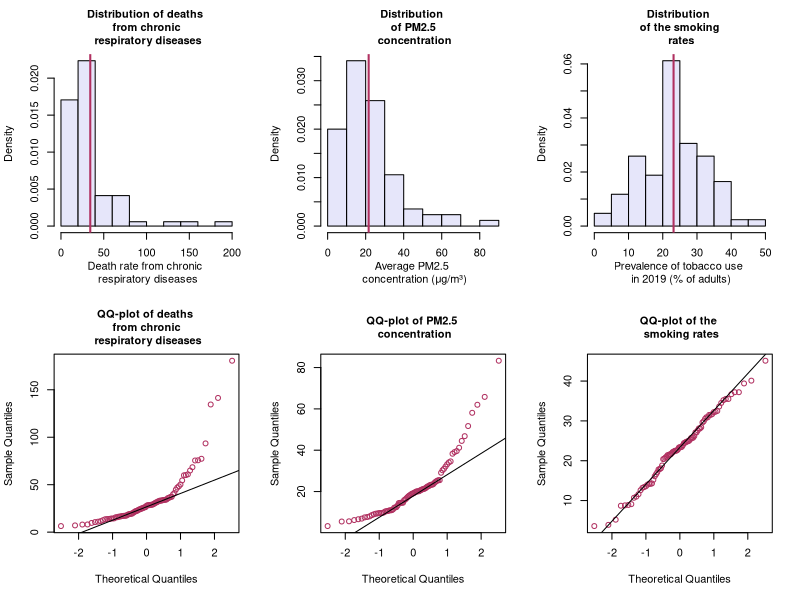
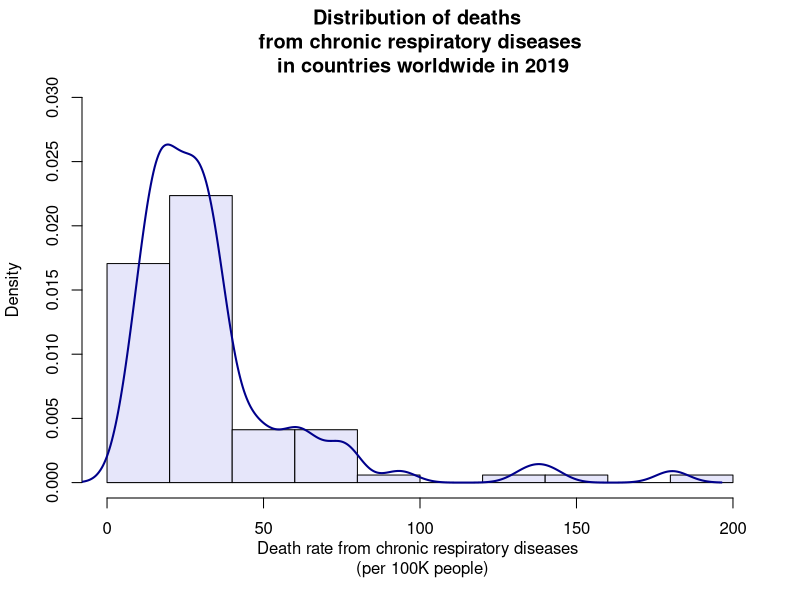
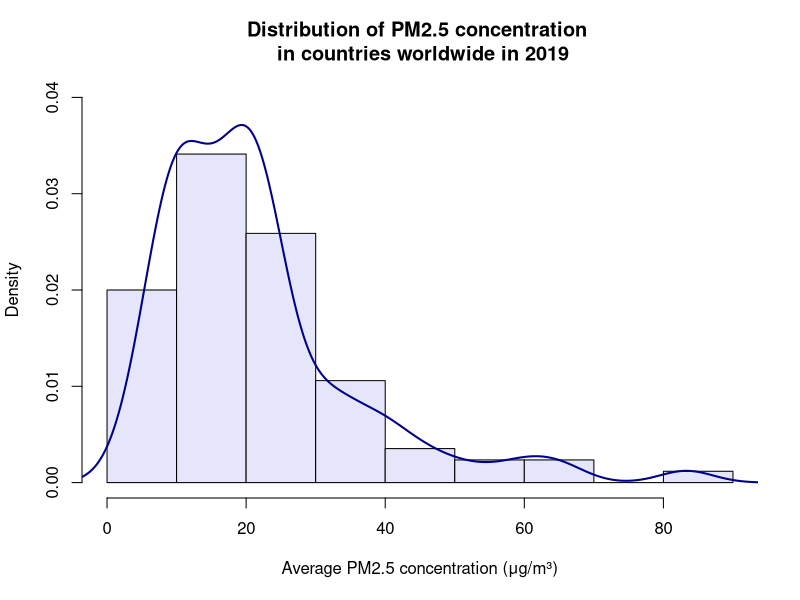
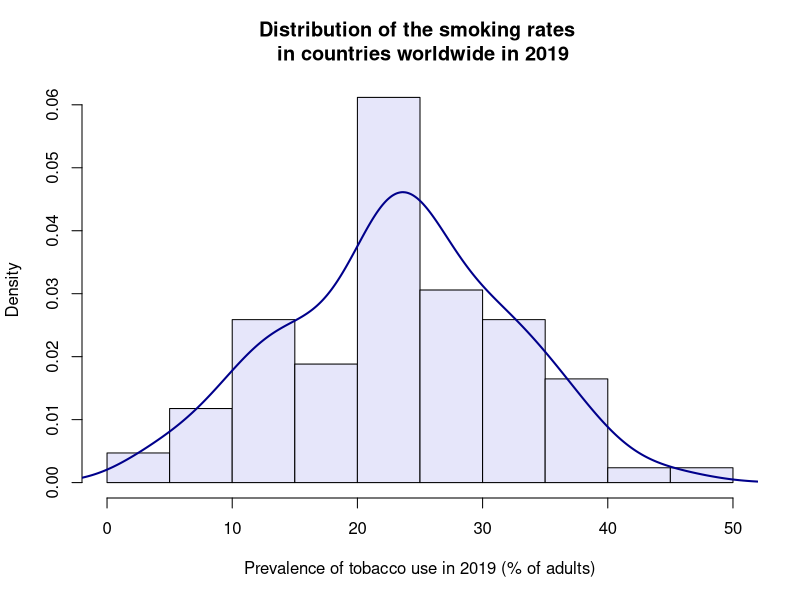
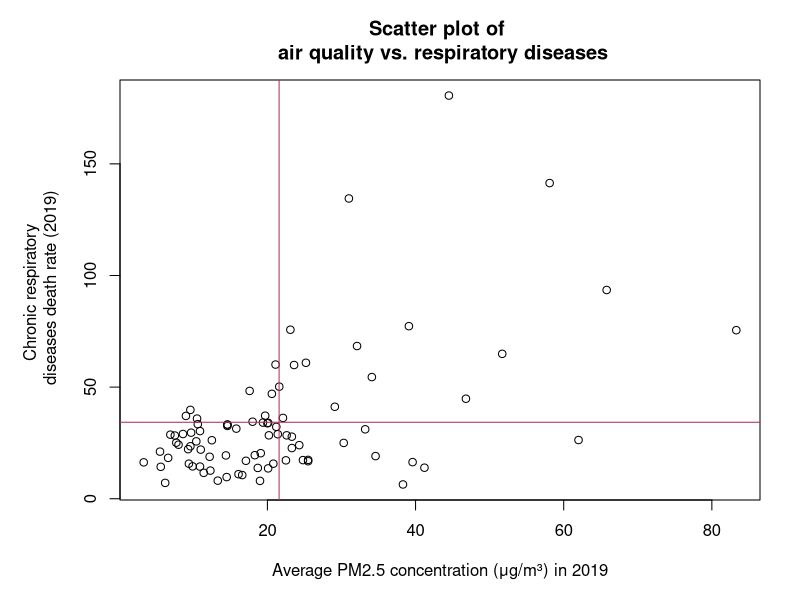
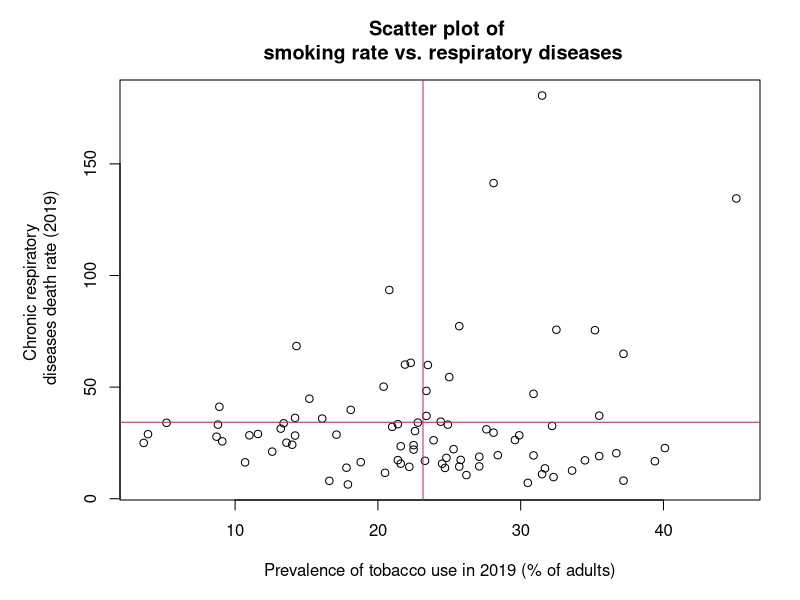
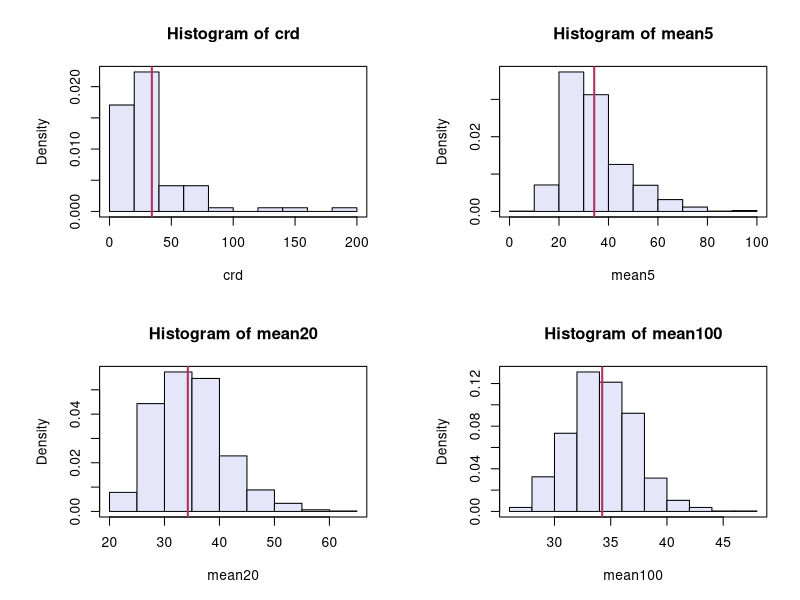
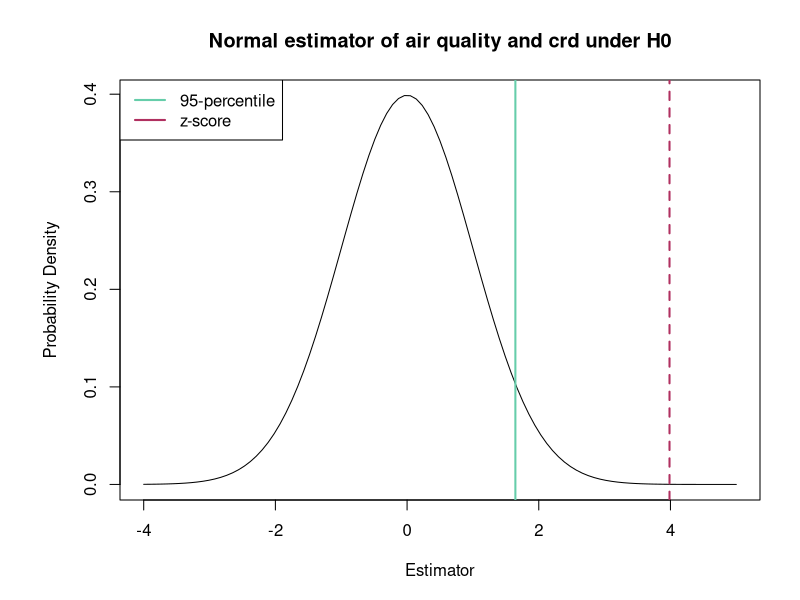

These figures' R source, in order: (Note: this script raises an error after producing the figures.)
# Import dataset
airquality = read.table("PM25.csv", header = TRUE, sep=",")
airquality
respdis = read.table("chron-resp.csv", header = TRUE, sep=",") # respiratory diseases
respdis
smoking=read.table("smoking.csv", header = TRUE, sep=",")
smoking
# Merging the air quality data and the respiratory diseases rates in one table
# using na.omit() to exclude NA values
data1 = na.omit(merge(airquality, respdis, by = "Countries"))
data
# Merging all of the data together
# We had to divide the merging in 2 steps, because the merge function couldn't handle combining
# all of the 3 columns at once
data = na.omit(merge(data1, smoking, by = "Countries"))
data
# Setting the variables for easier use
pm25 = data$pm25
crd = data$crd
smoking = data$Smoking
# Excluding outliers to see if there was a significant difference in the relation 
# between air quality vs. crd with outliers and without
subset_indices = which(data$pm25 < 80)
pm25v2 = data$pm25[subset_indices]
crdv2 = data$crd[subset_indices]
cor(pm25v2, crdv2) #0.5272442
# Checking differences between correlations with outliers (air quality)
cor(pm25, crd) #0.5335651
# It doesn't seem like there is a significant change in the correlation, therefore we decided to keep our outliers
### DESCRIPTIVE OVERVIEW ###
summary(pm25)
summary(crd)
summary(smoking)
par(mfrow=c(2,3))
# The Histograms of our 3 variables
hist(crd, col = "lavender", xlab = "Death rate from chronic \n respiratory diseases", main="Distribution of deaths \n from chronic \n respiratory diseases", probability = TRUE, cex.main=1)
abline(v=mean(crd), col="maroon", lwd=2)
hist(pm25, col = "lavender", xlab = "Average PM2.5 \n concentration (μg/m³)", main="Distribution \n of PM2.5 \n concentration", probability = TRUE, cex.main=1)
abline(v=mean(pm25), col="maroon", lwd=2)
hist(smoking, col = "lavender", xlab = "Prevalence of tobacco use \n in 2019 (% of adults)", main="Distribution \n of the smoking \n rates", probability = TRUE, cex.main=1)
abline(v=mean(smoking), col="maroon", lwd=2)
# The qqnorms of our 3 variables
qqnorm(crd, col="maroon", main = "QQ-plot of deaths \n from chronic \n respiratory diseases", cex.main=1)
qqline(crd)
qqnorm(pm25, col="maroon", main = "QQ-plot of PM2.5 \n concentration", cex.main=1)
qqline(pm25)
qqnorm(smoking, col="maroon", main = "QQ-plot of the \n smoking rates", cex.main=1)
qqline(smoking)
# Histogram of the crd distribution
par(mfrow=c(1,1))
hist(crd, col = "lavender", xlab = "Death rate from chronic respiratory diseases \n (per 100K people)", main="Distribution of deaths \n from chronic respiratory diseases \n in countries worldwide in 2019", probability = TRUE, ylim = c(0, 0.030))
lines(density(crd), col="darkblue", lwd=2)
# Histogram of the pm25 distribution
hist(pm25, col = "lavender", xlab = "Average PM2.5 concentration (μg/m³)", main="Distribution of PM2.5 concentration \n in countries worldwide in 2019", probability = TRUE,  ylim = c(0, 0.040))
lines(density(pm25), col="darkblue", lwd=2)
# Histogram of the smoking distribution
hist(smoking, col = "lavender", xlab = "Prevalence of tobacco use in 2019 (% of adults)", main="Distribution of the smoking rates \n in countries worldwide in 2019", probability = TRUE)
lines(density(smoking), col="darkblue", lwd=2)
# Scatterplot of pm25 vs. crd
par(mar = c(5, 6, 4, 2))
plot(pm25, crd, xlab="Average PM2.5 concentration (μg/m³) in 2019", ylab="Chronic respiratory \n diseases death rate (2019)", main="Scatter plot of \n air quality vs. respiratory diseases")
abline(v=mean(pm25), col="maroon")
abline(h=mean(crd), col="maroon")
# Scatterplot of smoking vs. crd
plot(smoking, crd, xlab="Prevalence of tobacco use in 2019 (% of adults)", ylab="Chronic respiratory \n diseases death rate (2019)", main="Scatter plot of \n smoking rate vs. respiratory diseases")
abline(v=mean(smoking), col="maroon")
abline(h=mean(crd), col="maroon")
#testing CLT
moyennes = function(donnees, taille) {
  moyennes = NULL
  for (i in 1:1200) {
    moyennes[i] = mean(sample(donnees, taille, replace=TRUE))
  }
  return(moyennes)
}
mean5=moyennes(crd, 5) 
mean20=moyennes(crd,20)
mean100=moyennes(crd,100)

par(mfrow = c(2, 2))
hist(crd, probability = T, col="lavender") # crd
box()
abline(v = mean(crd), col = "maroon", lwd=2)

hist(mean5, probability = T, col="lavender") # mean5
box()
abline(v = mean(crd), col = "maroon", lwd=2)

hist(mean20, probability = T, col="lavender") #mean20
box()
abline(v = mean(crd), col = "maroon", lwd=2)

hist(mean100, probability = T, col="lavender") #mean100
box()
abline(v = mean(crd), col = "maroon", lwd=2) 
### AIR QUALITY ANALYSIS ###
# We divided the sample in two sub-samples
# n_bad represents the number of countries with bad air quality (pm 2.5 <= 19.1)
# while n_good is the number of countries in our sample with good air quality
# median(pm25) = 19.1
# H0: E(crd | pm25 > 19.1) - E(crd | pm25 <= 19.1) = 0
# H1: E(crd | pm25 > 19.1) - E(crd | pm25 <= 19.1) > 0
# In H1, we suppose that the expected value of of chronic respiratory diseases 
# in countries with bad air quality is bigger than in the countries with good air qualities
estim_crd_bar_good = mean(crd[pm25 <= 19.1])
estim_crd_bar_good
estim_crd_bar_bad = mean(crd[pm25 > 19.1])
estim_crd_bar_bad
estim_crd_bar_bad - estim_crd_bar_good
# The variability of the estimators of the expectations of each of the sub-populations
s_bad = var(crd[pm25 > 19.1])
n_bad = length(crd[pm25 > 19.1])
s_bad/n_bad
s_good = var(crd[pm25 <= 19.1])
n_good = length(crd[pm25 <= 19.1])
s_good/n_good
var_estimator = (s_bad/n_bad) + (s_good/n_good)
var_estimator
se_estimator = sqrt(var_estimator)
se_estimator
# Calculate the z-score
z = ((estim_crd_bar_bad - estim_crd_bar_good) - 0)/se_estimator
z
# Calculate the p-value
p = 1-pnorm(z)
p
# Here, p = 3.364425e-05, therefore p<0.05, therefore we can reject H0
par(mfrow=c(1,1))
curve(dnorm(x, mean = 0, sd = 1), from = -4, to = 5, xlab = "Estimator", ylab = "Probability Density", main = "Normal estimator of air quality and crd under H0")
abline(v = z, col = "maroon", lwd=2, lt=2)
abline(v = qnorm(0.95), col = "aquamarine3", lwd=2)  # Critical z
legend("topleft", legend=c("95-percentile","z-score"), col=c("aquamarine3", "maroon"), lty=c(1, 1), lwd=2)
# Correlation test 
install.packages("car")
library(car)
dataEllipse(pm25,crd, xlab="Average PM2.5 concentration (μg/m³) in 2019", ylab="Chronic respiratory \n diseases death rate (2019)", col=c("black", "maroon"))
cor.test(pm25, crd)
### SMOKING ###
# We divided the sample in two sub-samples
# n_sm corresponds to the number of countries in our sample with a small rate of smokers in the country (less than 23.4%)
# n_big stands for the number of countries where the share of smokers is bigger than 23.4

# median(smoking) = 23.4
# H0: E(crd | smoking > 23.4) - E(crd | smoking <= 23.4) = 0
# H1: E(crd | smoking > 23.4) - E(crd | smoking <= 23.4) > 0
# In H1, we suppose that the expected value of of chronic respiratory diseases 
# In countries with a lot of smokers is bigger than in countries with lesser rate of smoking adults
estim_crd_bar_small = mean(crd[smoking <= 23.4])
estim_crd_bar_small
estim_crd_bar_big = mean(crd[smoking > 23.4])
estim_crd_bar_big
estim_crd_bar_big - estim_crd_bar_small
# The variability of the estimators of the expectations of each of the sub-populations
s_small = var(crd[smoking > 23.4])
n_sm = length(crd[smoking > 23.4])
s_small/n_sm 
s_big = var(crd[smoking <= 23.4])
n_big = length(crd[smoking <= 23.4])
s_big/n_big
var_estimator2 = (s_small/n1_sm) + (s_big/n2_sm)
var_estimator2
se_estimator2 = sqrt(var_estimator2)
se_estimator2
# Calculate the z-score
z2 = ((estim_crd_bar_big - estim_crd_bar_small) - 0)/se_estimator2
z2
# Calculate the p-value
p2 = 1-pnorm(z2)
p2
# p2 = 0.172899, with p2 > 0.05, we cannot reject H0
par(mfrow=c(1,1))
curve(dnorm(x, mean = 0, sd = 1), from = -4, to = 5, xlab = "Estimator", ylab = "Probability Density", main = "Normal estimator of smoking and crd under H0")
abline(v = z2, col = "maroon", lwd=2, lt=2)
abline(v = qnorm(0.95), col = "aquamarine3", lwd=2)  # Critical z
legend("topleft", legend=c("95-percentile","z-score"), col=c("aquamarine3", "maroon"), lty=c(1, 1), lwd=2)

#correlation test
dataEllipse(smoking,crd, xlab="Prevalence of tobacco use in 2019 (% of adults)", ylab="Chronic respiratory \n diseases death rate (2019)", col=c("black", "maroon"))
cor.test(smoking, crd)
